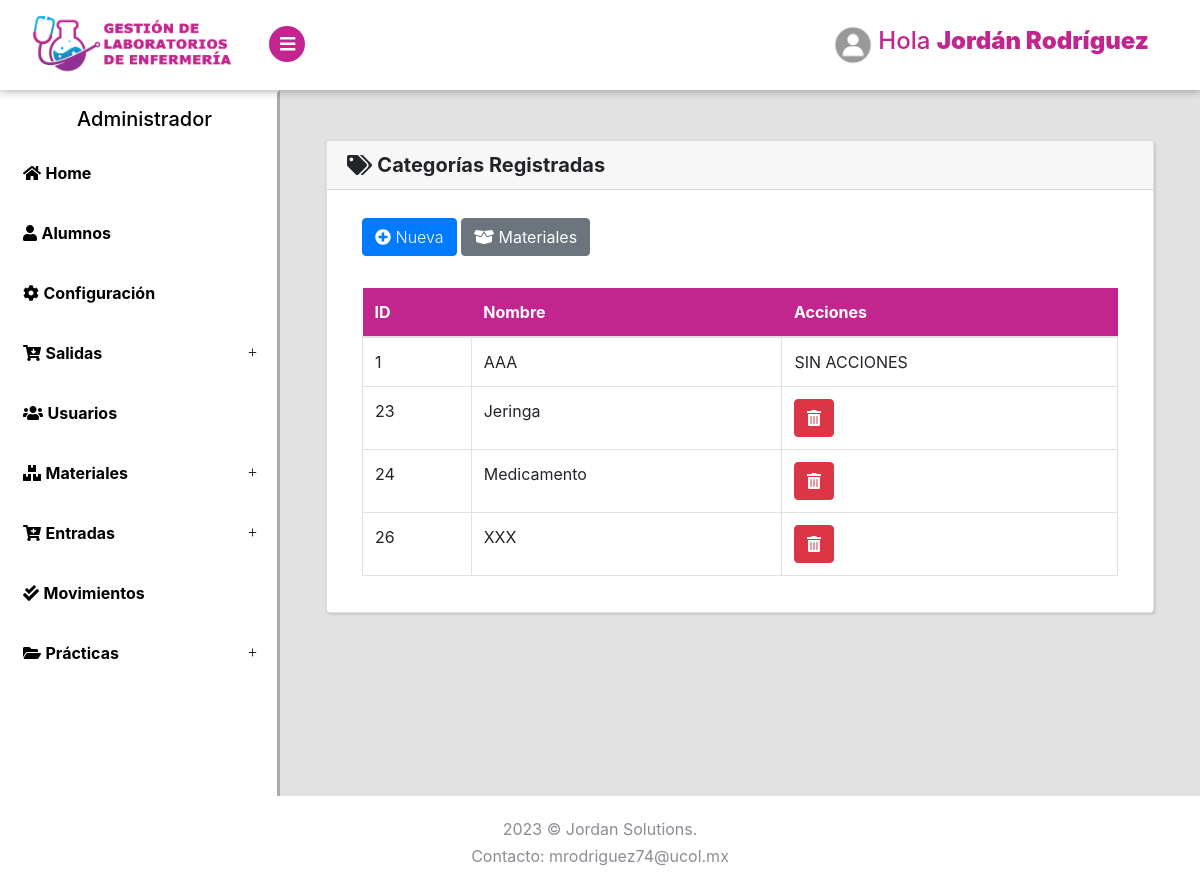
Page /Productos/Categorias (signed in) on the committed database.
### tables this page shows
CREATE TABLE `categorias` (
  `id` int(11) NOT NULL,
  `nombre` varchar(100) NOT NULL
);

### Libraries/Core/Views.php (called while the page is built)
<?php
class Views{
    function getView($controller, $view, $alert="", $data1 = "", $data2 = "", $data3 = "", $data4 = "", $data5 = "")
    {
        $controller = get_class($controller);
        if ($controller == "Login") {
            $view = "Views/".$view.".php";
        }else{
            $view = "Views/" . $controller . "/" . $view . ".php";
        }
        require_once($view);
    }
}
?>

### Controller/Productos.php (called while the page is built, shortened)
<?php
class Productos extends Controllers
{
    public function Categorias()
    {
        $data1 = $this->model->selectCategorias();
        $this->views->getView($this, "Categorias", "", $data1);
    }
}
?>

### index.php (called while the page is built, shortened)
<?php
require_once("Helpers/Helpers.php");
require_once("Libraries/Core/Load.php");
?>

### Helpers/Helpers.php (called while the page is built, shortened)
<?php
function base_url()
{
    return BASE_URL;
}
?>

### Libraries/Core/Mysql.php (called while the page is built, shortened)
<?php
class Mysql extends Conexion{
    private $conexion;
    function __construct()
    {
        $this->conexion = new Conexion();
        $this->conexion = $this->conexion->conect();
    }
    public function select_all(string $query){
        $this->strquery = $query;
        $result = $this->conexion->prepare($this->strquery);
        $result->execute();
        $data = $result->fetchall(PDO::FETCH_ASSOC);
        return $data;
    }
}
?>

### Libraries/Core/Conexion.php (called while the page is built)
<?php
class Conexion{
    private $conect;
    public function __construct()
    {
      $conexion = "mysql:host=".HOST.";dbname=".BD.";.CHARSET.";
      try {
          $this->conect = new PDO($conexion, DB_USER, PASS);
          $this->conect->setAttribute(PDO::ATTR_ERRMODE, PDO::ERRMODE_EXCEPTION);
      } catch (PDOException $e) {
          $this->conect = "Error en la conexion";
          echo "Error: " . $e->getMessage();
      }
    }
    public function conect()
    {
        return $this->conect;
    }
}
?>

### Models/ProductosModel.php (called while the page is built, shortened)
<?php
class ProductosModel extends Mysql{
    public function selectCategorias()
    {
        $sql = "SELECT * FROM categorias";
        $res = $this->select_all($sql);
        return $res;
    }
}
?>

### Views/Productos/Categorias.php (the view, shortened to what this page needs)
<?php if($_SESSION['rol'] <= 2){ ?>
<div class="page-content bg-light">
    <section>
        <div class="container-fluid container-fluidwelcome"  >
            <div class="row">
                <div class="col-lg-4 mt-2">
                </div>
                <div class="col-lg-4 mt-2">
                <img src="../assets/img/unicornio.png" style="height: 400px; ">
                <h2 class="h5 no-margin-bottom" style="text-align: center">Error: No tienes autorización para ingresar a esta página</h2>
                </div>
                <div class="col-lg-4 mt-2">
                </div>
            </div>
        </div>
    </section>
</div>
<?php }  else { ?>
<div class="page-content">
    <section>
        <div class="card container-fluid2">
            <h5 class="card-header"><i class="fas fa-tags"></i> <strong>Categorías Registradas</strong></h5>
            <div class="card-body">
                <div class="container-fluid">
                    <div class="row">
                        <div class="col-lg-12 mt-2">
                            <div class="row">
                                <div class="col-lg-8 mb-2">
                                    <button class="btn btn-primary" type="button" data-toggle="modal" data-target="#nueva_categoria"><i class="fas fa-plus-circle"></i> Nueva</button>
                                    <a class="btn btn-secondary" href="<?php echo base_url(); ?>Productos/Listar"><i class="fas fa-box-open"></i> Materiales</a>
                                </div>
                                <div class="col-lg-4">
                                </div>
                            </div>
                            <div class="table-responsive mt-4">
                                <table class="table table-hover table-bordered" id="Table">
                                    <thead class="thead-personality">
                                        <tr>
                                            <th>ID</th>
                                            <th>Nombre</th>
                                            <th>Acciones</th>
                                        </tr>
                                    </thead>
                                    <tbody>
                                        <?php foreach ($data1 as $pr) { ?>
                                            <tr>
                                                <td><?php echo $pr['id']; ?></td>
                                                <td><?php echo $pr['nombre']; ?></td>
                                                <td>
                                                    <?php if ($pr['id'] != '1') { ?>
                                                    <form action="<?php echo base_url() ?>Productos/Categoriaseliminarper?id=<?php echo $pr['id']; ?>" method="post" class="d-inline elimper">
                                                        <button type="submit" class="btn btn-danger"><i class="fas fa-trash-alt"></i></button>
                                                    </form>
                                                    <?php } else {?>
                                                    SIN ACCIONES
                                                    <?php }?>
                                                </td>
                                            </tr>
                                        <?php } ?>
                                    </tbody>
                                </table>
                            </div>
                        </div>
                    </div>
                </div>
            </div>
        </div>
    </section>
</div>
<?php } ?>

### Assets/css/style.default.css (style rules this page uses)
:root { --blue: #15c2e9; --graylight: #e2e2e2; --grayheader: #F7F7F7; --lavanda: #c2258e; --black: #000; --white: #fff; }
body { position: relative; }
section { padding: 0 1rem; }
a { -webkit-transition: all 0.3s; transition: all 0.3s; display: inline-block; }
button { cursor: pointer; }
i, span, strong { display: inline-block; }
.card { margin-bottom: 30px; -webkit-box-shadow: 2px 2px 2px rgba(0, 0, 0, 0.1), -1px 0 2px rgba(0, 0, 0, 0.05); box-shadow: 2px 2px 2px rgba(0, 0, 0, 0.1), -1px 0 2px rgba(0, 0, 0, 0.05); }
.page-content { position: relative; background: var(--graylight); min-height: 100vh; width: calc(100% - 280px); padding: 0; padding-bottom: 70px; }
button, input[type="submit"] { cursor: pointer; font-family: inherit; font-weight: 300 !important; }
.table { margin-bottom: 0; color: #8a8d93; }
.table td, .table th { border-color: #343a40; }
.table thead th { border: none; }
.table-bordered td, .table-bordered th { border-color: #343a40; }
.btn { font-weight: 400; border: 1px solid transparent; padding: 0.45rem 0.75rem; font-size: 1rem; line-height: 1.5; border-radius: 0.25rem; -webkit-transition: color 0.15s ease-in-out, background-color 0.15s ease-in-out, border-color 0.15s ease-in-out, -webkit-box-shadow 0.15s ease-in-out; transition: color 0.15s ease-in-out, background-color 0.15s ease-in-out, border-color 0.15s ease-in-out, -webkit-box-shadow 0.15s ease-in-out; transition: color 0.15s ease-in-out, background-color 0.15s ease-in-out, border-color 0.15s ease-in-out, box-shadow 0.15s ease-in-out; transition: color 0.15s ease-in-out, background-color 0.15s ease-in-out, border-color 0.15s ease-in-out, box-shadow 0.15s ease-in-out, -webkit-box-shadow 0.15s ease-in-out; }
.btn-primary { color: color-yiq(#db6574); background-color: #db6574; border-color: #db6574; }
.btn-secondary { color: color-yiq(#868e96); background-color: #868e96; border-color: #868e96; }
.btn-danger { color: color-yiq(#bb414d); background-color: #bb414d; border-color: #bb414d; }
body { font-family: "Muli", sans-serif; font-size: 1rem; font-weight: 400; line-height: 1.5; color: #8a8d93; background-color: #fff; }
a { color: #db6574; text-decoration: none; }
h1, h2, h3, h4, h5, h6, .h1, .h2, .h3, .h4, .h5, .h6 { margin-bottom: 0.5rem; font-family: inherit; font-weight: 700; line-height: 1.2; color: inherit; }
h5, .h5 { font-size: 1.1rem; }
.card { background-color: #2d3035; border: 1px solid #34373d; border-radius: 0; }
.card-body { padding: 1.25rem; }
.card-header { padding: 0.75rem 1.25rem; background-color: rgba(0, 0, 0, 0.03); border-bottom: 1px solid #34373d; }
.card-header:first-child { border-radius: 0 0 0 0; }
.container-fluid2 { margin: 50px 30px; }
.thead-personality { background: var(--lavanda); color: var(--white); }

### rows in the picture
categorias: id "1", nombre "AAA", shows "SIN ACCIONES"
categorias: id "23", nombre "Jeringa"
categorias: id "24", nombre "Medicamento"
categorias: id "26", nombre "XXX"

### other values in the picture
$_SESSION['nombre'] "Jordán Rodríguez"
